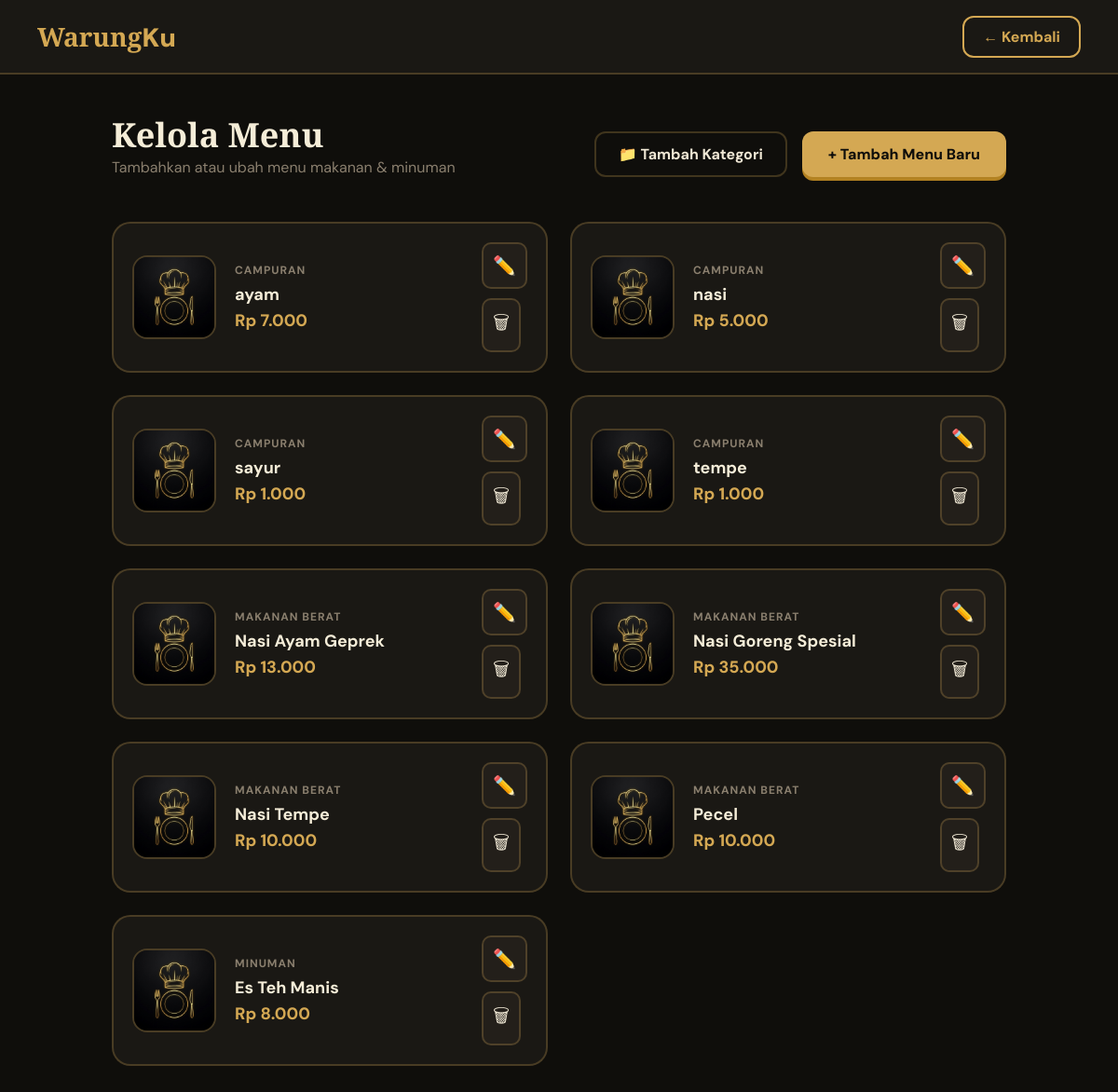
Page /kelola_menu.php (signed in) on the committed database.
### tables this page shows
CREATE TABLE IF NOT EXISTS `menu` (
  `id` int unsigned NOT NULL AUTO_INCREMENT,
  `shop_id` int unsigned NOT NULL,
  `kategori_id` int unsigned NOT NULL,
  `nama` varchar(150) NOT NULL,
  `deskripsi` text,
  `harga` int unsigned NOT NULL,
  `gambar_url` varchar(500) DEFAULT NULL,
  `stok` tinyint(1) NOT NULL DEFAULT '1',
  `created_at` timestamp NOT NULL DEFAULT CURRENT_TIMESTAMP,
  `updated_at` timestamp NOT NULL DEFAULT CURRENT_TIMESTAMP ON UPDATE CURRENT_TIMESTAMP,
  PRIMARY KEY (`id`),
  KEY `idx_menu_shop` (`shop_id`),
  KEY `idx_menu_kategori` (`kategori_id`),
  CONSTRAINT `fk_menu_kategori` FOREIGN KEY (`kategori_id`) REFERENCES `kategori` (`id`) ON DELETE RESTRICT,
  CONSTRAINT `fk_menu_shop` FOREIGN KEY (`shop_id`) REFERENCES `shops` (`id`) ON DELETE CASCADE
);

CREATE TABLE IF NOT EXISTS `kategori` (
  `id` int unsigned NOT NULL AUTO_INCREMENT,
  `shop_id` int unsigned NOT NULL,
  `nama` varchar(100) NOT NULL,
  `urutan` tinyint NOT NULL DEFAULT '0',
  `created_at` timestamp NOT NULL DEFAULT CURRENT_TIMESTAMP,
  PRIMARY KEY (`id`),
  KEY `idx_kategori_shop` (`shop_id`),
  CONSTRAINT `fk_kategori_shop` FOREIGN KEY (`shop_id`) REFERENCES `shops` (`id`) ON DELETE CASCADE
);

### kelola_menu.php (the view, shortened to what this page needs)
<?php
$pdo = getDB();
$shop_id = $_SESSION['shop_id'] ?? 0;
$menus = $pdo->prepare("
    SELECT m.*, k.nama as kategori_nama
    FROM menu m
    LEFT JOIN kategori k ON m.kategori_id = k.id
    WHERE m.shop_id = :shop_id
    ORDER BY k.urutan, m.nama
");
$menus->execute(['shop_id' => $shop_id]);
$menus = $menus->fetchAll();
?>
<!DOCTYPE html>
<html lang="id">
<head>
</head>
<body>
    <header class="topbar">
        <a href="app.php" class="brand">Warung<span>Ku</span></a>
        <a href="app.php" class="btn-back">← Kembali</a>
    </header>
    <div class="container">
        <div class="header">
            <div>
                <h1>Kelola Menu</h1>
                <p style="color:var(--text-dim); font-size:16px;">Tambahkan atau ubah menu makanan & minuman</p>
            </div>
            <div style="display:flex; gap:16px; flex-wrap:wrap;">
                <button class="btn-sec" onclick="openModal('modalKategori')">📁 Tambah Kategori</button>
                <button class="btn-main" onclick="openMenuModal()">+ Tambah Menu Baru</button>
            </div>
        </div>
        <div class="grid">
            <?php foreach ($menus as $m): ?>
                <div class="card">
                    <img class="card-img" src="<?= $m['gambar_url'] ?: 'assets/default_menu.png' ?>" onerror="this.onerror=null; this.src='assets/default_menu.png'">
                    <div class="card-info">
                        <div class="card-cat"><?= htmlspecialchars($m['kategori_nama'] ?? 'Tanpa Kategori') ?></div>
                        <div class="card-name"><?= htmlspecialchars($m['nama']) ?></div>
                        <div class="card-price">Rp <?= number_format($m['harga'], 0, ',', '.') ?></div>
                    </div>
                    <div class="card-actions">
                        <button class="btn-tool" onclick='editMenu(<?= json_encode($m) ?>)' title="Ubah Data">✏️</button>
                        <form method="POST" onsubmit="return confirm('Hapus menu ini?')">
                            <button type="submit" class="btn-tool del" title="Hapus Permanen">🗑</button>
                        </form>
                    </div>
                </div>
            <?php endforeach; ?>
        </div>
    </div>
</body>
</html>

### kelola_menu.php (style rules this page uses)
:root { --bg: #0f0e0b; --surface: #1a1814; --surface2: #231f1a; --gold: #d4a853; --cream: #f5edd8; --text: #f0e8d5; --text-dim: #8a7f6e; --border: rgba(212,168,83,0.25); --red: #ff5e5e; --green: #4caf7d; }
* { margin:0; padding:0; box-sizing:border-box; font-family: 'DM Sans', sans-serif; }
body { background: var(--bg); color: var(--text); min-height: 100vh; font-size: 16px; transition: background 0.3s; }
.topbar { height: 80px; padding: 0 40px; border-bottom: 2px solid var(--border); display: flex; align-items: center; justify-content: space-between; background: var(--surface); position: sticky; top: 0; z-index: 100; }
.brand { font-family: 'Playfair Display', serif; font-size: 28px; font-weight: 900; color: var(--gold); text-decoration: none; }
.btn-back { color: var(--gold); text-decoration: none; font-size: 16px; font-weight: 700; padding: 10px 20px; border: 2px solid var(--gold); border-radius: 12px; transition: 0.2s; }
.container { max-width: 1000px; margin: 40px auto; padding: 0 20px; }
.header { display: flex; justify-content: space-between; align-items: flex-end; margin-bottom: 48px; gap: 20px; flex-wrap: wrap; }
.header h1 { font-family: 'Playfair Display', serif; font-size: 36px; color: var(--cream); }
.btn-main { background: var(--gold); color: var(--bg); border: none; padding: 14px 28px; border-radius: 12px; font-weight: 800; cursor: pointer; transition: 0.2s; font-size: 16px; box-shadow: 0 4px 0 #b38222; }
.btn-sec { background: transparent; border: 2px solid var(--border); color: var(--text); padding: 12px 24px; border-radius: 12px; font-weight: 700; cursor: pointer; font-size: 16px; }
.grid { display: grid; grid-template-columns: repeat(auto-fill, minmax(320px, 1fr)); gap: 24px; }
.card { background: var(--surface); border: 2px solid var(--border); border-radius: 20px; padding: 20px; display: flex; gap: 20px; align-items: center; }
.card-img { width: 90px; height: 90px; border-radius: 16px; object-fit: cover; border: 2px solid var(--border); }
.card-info { flex: 1; }
.card-name { font-weight: 700; color: var(--cream); font-size: 18px; margin-bottom: 4px; }
.card-cat { font-size: 12px; color: var(--text-dim); text-transform: uppercase; font-weight: 700; letter-spacing: 1px; margin-bottom: 6px; }
.card-price { color: var(--gold); font-weight: 800; font-size: 18px; }
.card-actions { display: flex; flex-direction: column; gap: 10px; }
.btn-tool { background: var(--surface2); border: 2px solid var(--border); color: var(--text); padding: 10px; border-radius: 10px; cursor: pointer; font-size: 20px; }

### rows in the picture
menu: kategori.nama "CAMPURAN", nama "ayam", harga "7.000"
menu: kategori.nama "CAMPURAN", nama "nasi", harga "5.000"
menu: kategori.nama "CAMPURAN", nama "sayur", harga "1.000"
menu: kategori.nama "CAMPURAN", nama "tempe", harga "1.000"
menu: kategori.nama "MAKANAN BERAT", nama "Nasi Ayam Geprek", harga "13.000"
menu: kategori.nama "MAKANAN BERAT", nama "Nasi Goreng Spesial", harga "35.000"
menu: kategori.nama "MAKANAN BERAT", nama "Nasi Tempe", harga "10.000"
menu: kategori.nama "MAKANAN BERAT", nama "Pecel", harga "10.000"
menu: kategori.nama "MINUMAN", nama "Es Teh Manis", harga "8.000"
